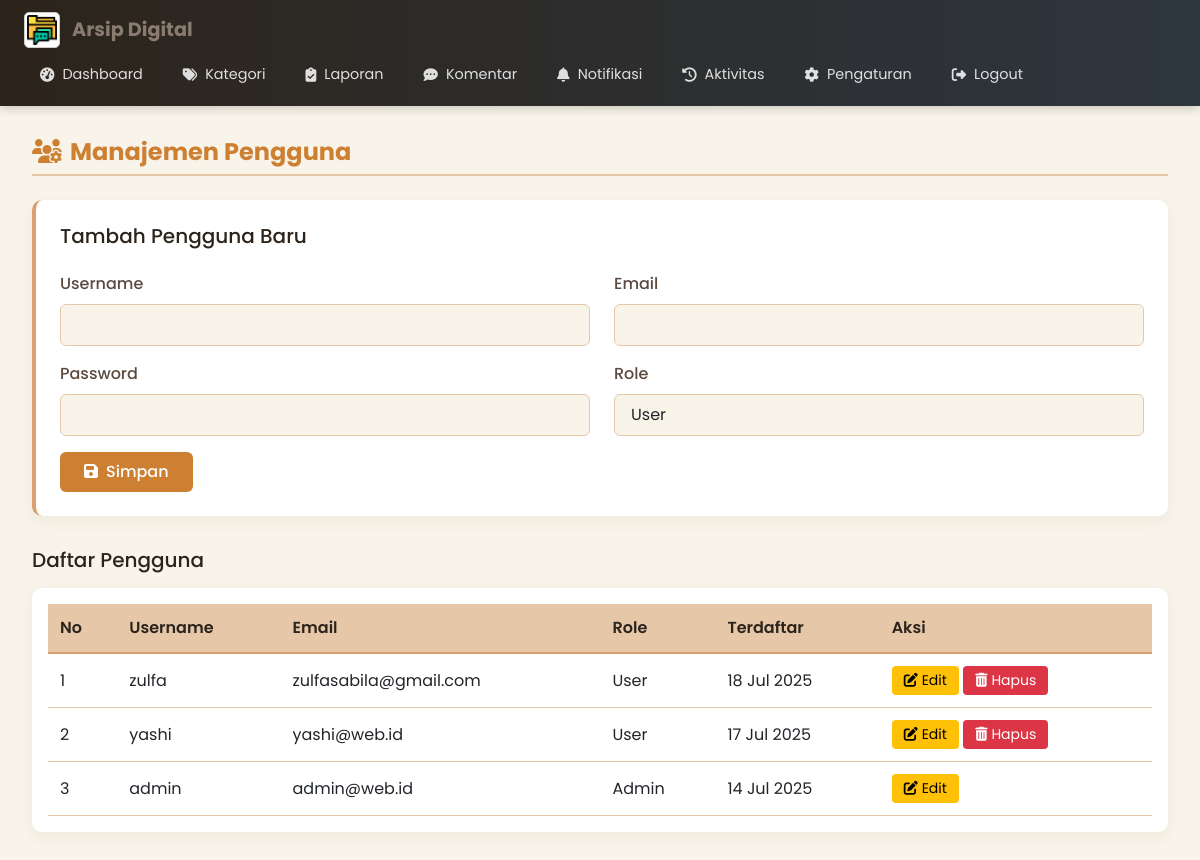
The app's page /admin/user.php (signed in) with its own data.
### tables this page shows
CREATE TABLE `users` (
  `id` int(11) NOT NULL,
  `username` varchar(50) NOT NULL,
  `email` varchar(100) DEFAULT NULL,
  `password` varchar(255) NOT NULL,
  `role` enum('admin','user') DEFAULT 'user',
  `created_at` timestamp NOT NULL DEFAULT current_timestamp()
);

### src/admin/user.php (the view, shortened to what this page needs)
<?php
include '../includes/header_admin.php';
$edit_id = isset($_GET['edit']) ? intval($_GET['edit']) : 0;
$users = $conn->query("SELECT * FROM users ORDER BY id DESC");
$edit_data = $edit_id ? $conn->query("SELECT * FROM users WHERE id = $edit_id")->fetch_assoc() : null;
?>
<!DOCTYPE html>
<html lang="id">
<head>
</head>
<body>
    <div class="page-container">
        <h4 class="page-title">
            <i class="fas fa-users-cog me-2"></i>Manajemen Pengguna
        </h4>
        <div class="card-form">
            <h5 class="mb-4"><?= $edit_id ? 'Edit Pengguna' : 'Tambah Pengguna Baru' ?></h5>
            <form method="POST">
                <div class="row">
                    <div class="col-md-6 mb-3">
                        <label class="form-label">Username</label>
                        <input type="text" name="username" class="form-control" required
                            value="<?= htmlspecialchars($edit_data['username'] ?? '') ?>">
                    </div>
                    <div class="col-md-6 mb-3">
                        <label class="form-label">Email</label>
                        <input type="email" name="email" class="form-control"
                            value="<?= htmlspecialchars($edit_data['email'] ?? '') ?>">
                    </div>
                </div>
                <div class="row">
                    <div class="col-md-6 mb-3">
                        <label class="form-label">Password <?= $edit_id ? '(Kosongkan jika tidak diubah)' : '' ?></label>
                        <input type="password" name="password" class="form-control" <?= $edit_id ? '' : 'required' ?>>
                    </div>
                    <div class="col-md-6 mb-3">
                        <label class="form-label">Role</label>
                        <select name="role" class="form-control">
                            <option value="user" <?= (isset($edit_data['role']) && $edit_data['role'] === 'user') ? 'selected' : '' ?>>User</option>
                        </select>
                    </div>
                </div>
                <div class="d-flex gap-2">
                    <button type="submit" class="btn btn-primary">
                        <i class="fas fa-save me-2"></i><?= $edit_id ? 'Update' : 'Simpan' ?>
                    </button>
                </div>
            </form>
        </div>
        <h5 class="mb-3">Daftar Pengguna</h5>
        <div class="table-container">
            <table class="table table-hover">
                <thead>
                    <tr>
                        <th>No</th>
                        <th>Username</th>
                        <th>Email</th>
                        <th>Role</th>
                        <th>Terdaftar</th>
                        <th>Aksi</th>
                    </tr>
                </thead>
                <tbody>
                    <?php $no = 1; while ($u = $users->fetch_assoc()): ?>
                    <tr>
                        <td><?= $no++ ?></td>
                        <td><?= htmlspecialchars($u['username']) ?></td>
                        <td><?= htmlspecialchars($u['email']) ?></td>
                        <td><?= ucfirst($u['role']) ?></td>
                        <td><?= date('d M Y', strtotime($u['created_at'])) ?></td>
                        <td class="action-buttons">
                            <a href="?edit=<?= $u['id'] ?>" class="btn btn-sm btn-warning">
                                <i class="fas fa-edit me-1"></i>Edit
                            </a>
                            <?php if ($_SESSION['user_id'] != $u['id']): ?>
                            <a href="?hapus=<?= $u['id'] ?>" class="btn btn-sm btn-danger" onclick="return confirm('Hapus pengguna ini?')">
                                <i class="fas fa-trash-alt me-1"></i>Hapus
                            </a>
                            <?php endif; ?>
                        </td>
                    </tr>
                    <?php endwhile; ?>
                </tbody>
            </table>
        </div>
    </div>
    <?php include '../includes/footer.php'; ?>
</body>
</html>

### src/includes/header_admin.php (style rules this page uses)
:root { --twilight-dark: #39444E; --twilight-bronze: #8B6B4D; --twilight-accent: #C19A6B; --twilight-light: #D4B78F; --twilight-bg: #F5EFE6; }
body { background-color: var(--twilight-bg); }

### src/admin/user.php (style rules this page uses)
:root { --twilight-dark: #2C241B; --twilight-medium: #5A4A3F; --twilight-light: #8A7B70; --bronze-dark: #CD7F32; --bronze-medium: #DAA06D; --bronze-light: #E6C7A8; --ivory: #F8F4E9; --text-dark: #2C241B; --text-light: #5A4A3F; }
body { font-family: 'Poppins', sans-serif; background-color: var(--ivory); color: var(--text-dark); }
.page-container { max-width: 1200px; margin: 0 auto; padding: 2rem; }
.page-title { color: var(--bronze-dark); font-weight: 700; margin-bottom: 1.5rem; padding-bottom: 0.5rem; border-bottom: 2px solid var(--bronze-light); }
.card-form { background: white; border-radius: 10px; padding: 1.5rem; margin-bottom: 2rem; box-shadow: 0 5px 15px rgba(44, 36, 27, 0.05); border-left: 4px solid var(--bronze-medium); }
.form-label { font-weight: 500; color: var(--twilight-medium); margin-bottom: 0.5rem; }
.form-control { background-color: var(--ivory); border: 1px solid var(--bronze-light); border-radius: 6px; padding: 0.5rem 1rem; transition: all 0.2s ease; }
.btn-primary { background-color: var(--bronze-dark); border: none; padding: 0.5rem 1.5rem; border-radius: 6px; font-weight: 500; }
.btn-warning { background-color: #ffc107; border: none; }
.btn-danger { background-color: #dc3545; border: none; }
.btn-sm { padding: 0.25rem 0.75rem; font-size: 0.875rem; }
.table-container { background: white; border-radius: 10px; padding: 1rem; box-shadow: 0 5px 15px rgba(44, 36, 27, 0.05); overflow-x: auto; }
.table { margin-bottom: 0; }
.table thead th { background-color: var(--bronze-light); color: var(--twilight-dark); font-weight: 600; border-bottom: 2px solid var(--bronze-medium); }
.table tbody tr:nth-child(even) { background-color: rgba(218, 160, 109, 0.05); }
.table td, .table th { padding: 0.75rem; vertical-align: middle; border-color: var(--bronze-light); }
.action-buttons { white-space: nowrap; }

### records on screen
users: username "zulfa", email "zulfasabila@gmail.com", role "User", created_at "18 Jul 2025"
users: username "yashi", email "yashi@web.id", role "User", created_at "17 Jul 2025"
users: username "admin", email "admin@web.id", role "Admin", created_at "14 Jul 2025"

### other values on screen
$setting['nama_aplikasi'] "Arsip Digital"
